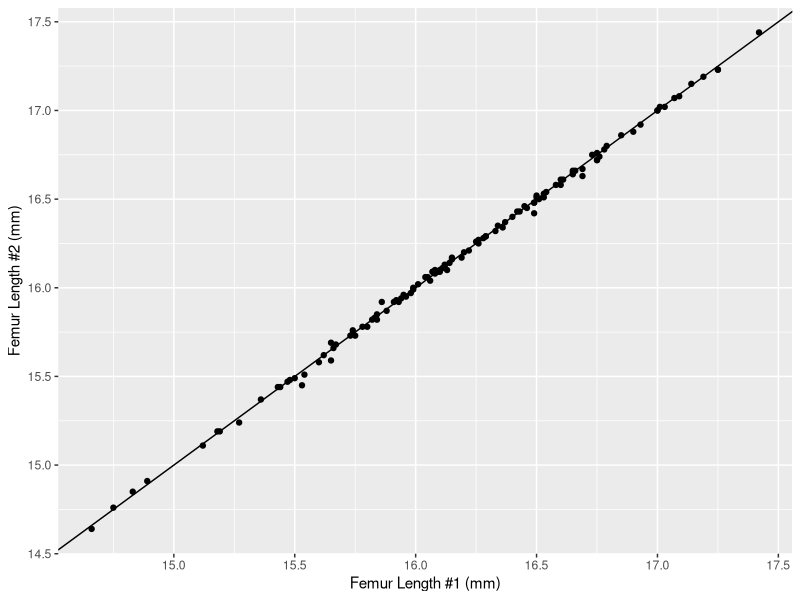

Generate this figure with R:
## ---- chunk 1
library(tidyverse)
library(cowplot)

library(readxl)
library(ggrepel)

## ---- chunk 2
M <- read_excel("../data/G44_Morphometrics.xlsx")
glimpse(M)
## ---- chunk 3
ggplot(M, aes(Len1, Len2)) +
  geom_abline(slope = 1, intercept = 0) +
  geom_point() +
  xlab("Femur Length #1 (mm)") +
  ylab("Femur Length #2 (mm)")
## ---- chunk 4
Lengths <- data.frame(Fem_Len = c(M$Len1, M$Len2),
                      MouseID = factor(c(M$MouseID, M$MouseID)))
Lengths <- Lengths %>% drop_na()
glimpse(Lengths)
## ---- chunk 5
fm <- anova(lm(Fem_Len ~ MouseID, data = Lengths))
print(fm, digits = 5)
## ---- chunk 6
var_a <- (0.63579 - 0.00018) / 2
var_a / (var_a + 0.00018)
